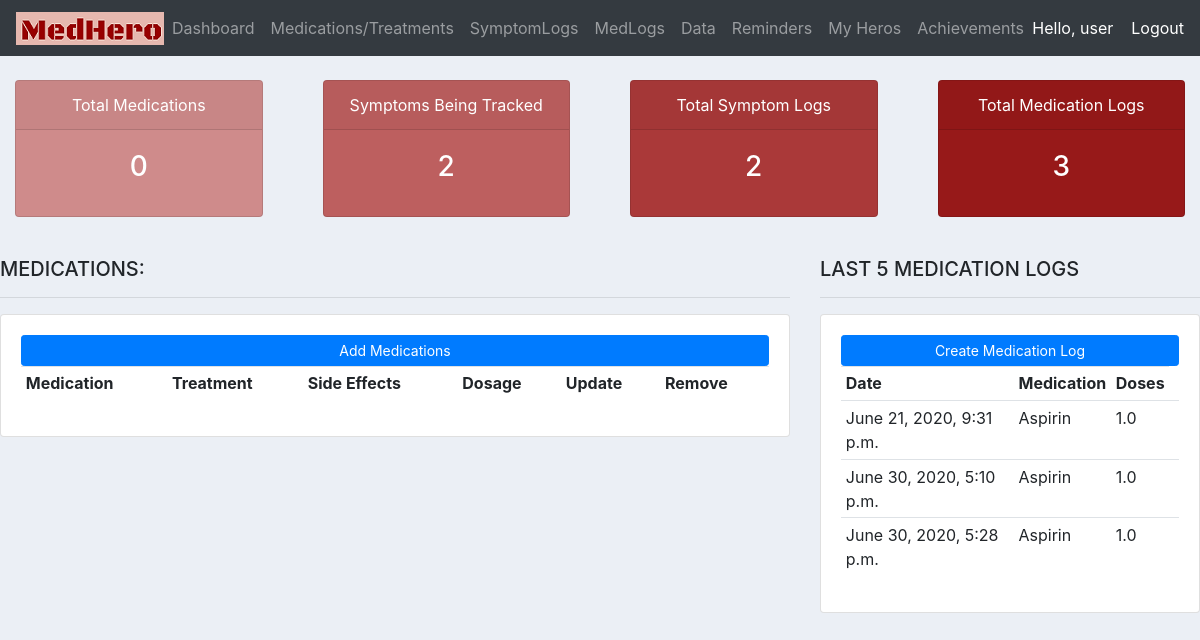
The app's page / (signed in), older data.
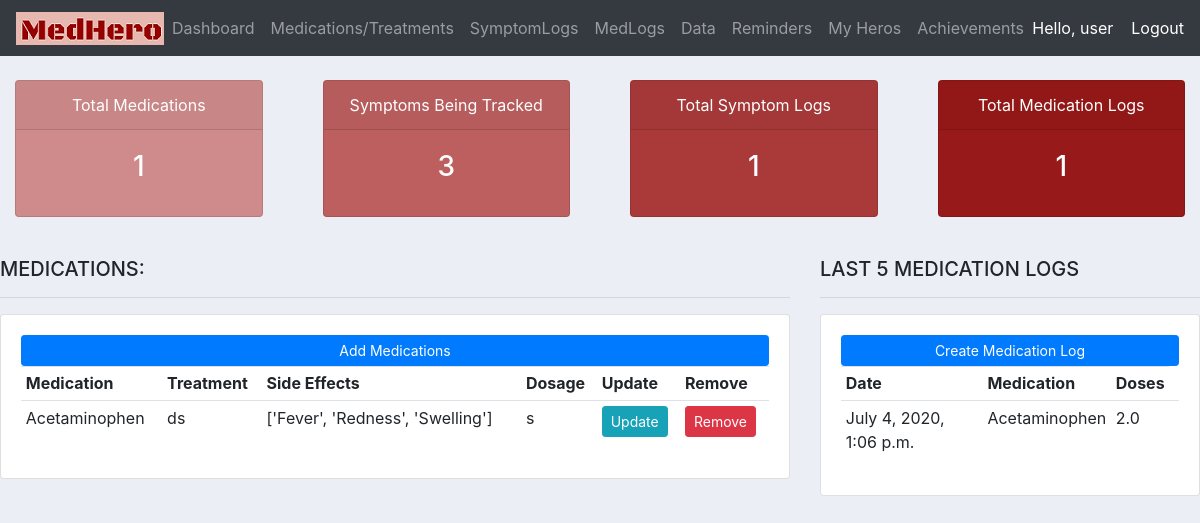
The same page, newer data.
### users/models.py (models this page shows, shortened)
class MedLog(models.Model):
    customer = models.ForeignKey(Customer, null = True, on_delete=models.SET_NULL)
    medication = models.ForeignKey(CustomerMedication, null = True, on_delete=models.SET_NULL)
    date_created = models.DateTimeField(default=timezone.now(),blank=True, null=True)
    number_of_doses = models.FloatField(null=True)

class CustomerMedication(models.Model):
    medication = models.ForeignKey(Medication, null = True, on_delete=models.SET_NULL)
    treatment_for = models.CharField(max_length=200, null=True ,blank = True)
    dosage = models.CharField(max_length=200, null=True, blank = True)
    morning = models.BooleanField(default = False)
    midday = models.BooleanField(default = False)
    evening = models.BooleanField(default = False)
    bedtime = models.BooleanField(default = False)
    customer = models.ForeignKey(Customer, null = True, on_delete=models.SET_NULL)
    def __str__(self):
        if self.medication != None:
            return self.medication.name

class Medication(models.Model):
    name = models.CharField(max_length=200, null=True)
    side_effects = models.ManyToManyField(SideEffect, blank=True)
    side_effects_list = models.CharField(max_length=300, null=True)

### users/views.py (the view)
# urls.py: path('', views.home, name="home"),
@login_required(login_url='login')
def home(request):
    customer = request.user.customer
    customer_medications = customer.customermedication_set.all()
    medications_count = customer_medications.count()
    side_effects_list =  customer.my_side_effects_list.all()
    side_effects_count = side_effects_list.distinct().count()
    logs = customer.medlog_set.all()
    symptomlogs_count = customer.symptomlog_set.all().count()
    medlogs_count = logs.count()
    context = {'medications_count': medications_count, 'side_effects_count': side_effects_count,
    'symptomlogs_count': symptomlogs_count, 'medlogs_count': medlogs_count, 'customer_medications': customer_medications, 'logs': logs}
    return render(request, 'users/dashboard.html',context)

### users/templates/users/dashboard.html
{% extends 'users/main.html' %}
{% block content %}
{% include 'users/status.html' %}
<br>
<div class="row">
	<div class="col-md-8">
		<h5>MEDICATIONS:</h5>
		<hr>
		<div class="card card-body">
			<a class="btn btn-primary  btn-sm btn-block" href="{%url 'create_medication'%}">Add Medications</a>
			<table class="table table-sm">
				<tr>
					<th>Medication</th>
					<th>Treatment</th>
					<th>Side Effects</th>
					<th>Dosage</th>
					<th>Update</th>
					<th>Remove</th>
				</tr>
				{% for i in customer_medications%}
				<tr>
					<td>{{i.medication.name}}</td>
					<td>{{i.treatment_for}}</td>
					<td>{{i.medication.side_effects_list}}</td>
					<td>{{i.dosage}}</td>
					<td><a class = "btn btn-sm btn-info" href="{% url 'update_medication' i.id %}">Update</a></td>
					<td><a class = "btn btn-sm btn-danger" href="{% url 'delete_medication' i.id%}">Remove</a></td>
				</tr>
				{% endfor%}
			</table>
		</div>
	</div>
	<div class="col-md-4">
		<h5>LAST 5 MEDICATION LOGS</h5>
		<hr>
		<div class="card card-body">
			<a class="btn btn-primary  btn-sm btn-block" href="{% url 'create_medlog' %}">Create Medication Log</a>
			<table class="table table-sm">
				<tr>
					<th>Date</th>
					<th>Medication</th>
					<th>Doses</th>
				</tr>
				{% for i in logs%}
				<tr>
					<td>{{i.date_created}}</td>
					<td>{{i.medication}}</td>
					<td>{{i.number_of_doses}}</td>
					<td>{{i.durarion_in_hours}}</td>
				</tr>
				{% endfor%}
			</table>
		</div>
	</div>
</div>
{% endblock %}

Row changes from the older to the newer data that the page shows:
no longer on this page (row edited): MedLog: date_created "June 21, 2020, 9:31 p.m.", medication "Aspirin", number_of_doses "1.0"
removed MedLog: date_created "June 30, 2020, 5:10 p.m.", medication "Aspirin", number_of_doses "1.0"
removed MedLog: date_created "June 30, 2020, 5:28 p.m.", medication "Aspirin", number_of_doses "1.0"
added CustomerMedication: medication.name "Acetaminophen", treatment_for "ds", medication.side_effects_list "['Fever', 'Redness', 'Swelling']", dosage "s"
added MedLog: date_created "July 4, 2020, 1:06 p.m.", medication "Acetaminophen", number_of_doses "2.0"
Text that changed along with them:
{{ medications_count }}: "0" → "1"
{{ side_effects_count }}: "2" → "3"
{{ symptomlogs_count }}: "2" → "1"
{{ medlogs_count }}: "3" → "1"
